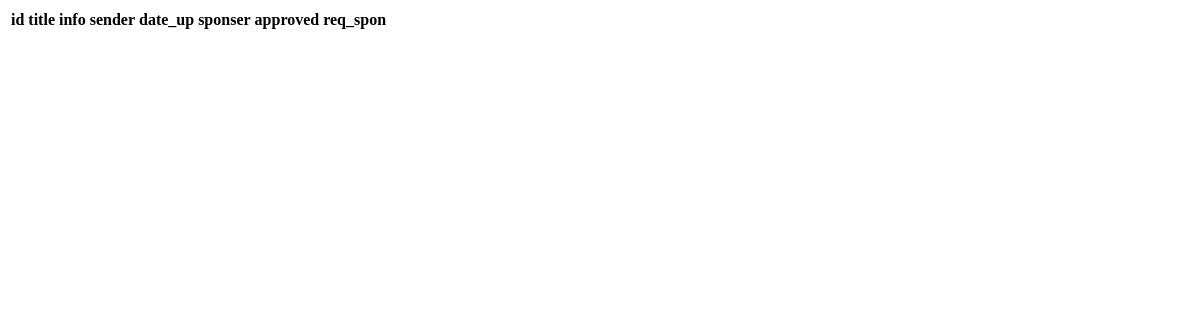
Before: /sponsor/kafalat/ with the older database file.
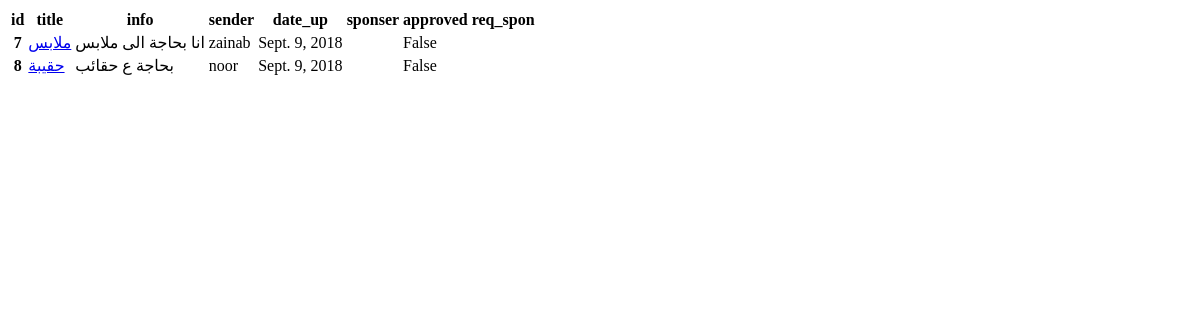
After: the same page with the newer database file.
### Students/models.py (models this page shows, shortened)
class Req_st(models.Model):
    title=models.CharField(max_length=200)
    info=models.TextField(max_length=1900)
    sender=models.CharField(max_length=200)
    date_up=models.DateField(auto_now_add=True)
    sponser=models.CharField(max_length=200,blank=True)
    approved=models.BooleanField(default=False)
    req_spon=models.CharField(max_length=250,blank=True)
    disable=models.BooleanField(default=False)

### Sponsors/views.py (the view)
@requires_csrf_token
def displayKafalat(request):
    k = Req_st.objects.filter(sponser='',req_spon='')
    return render(request, 'kafalat.html',{'k':k})

### Sponsors/templates/kafalat.html
<!DOCTYPE html>
<html>
<head>
</head>
<body>
        <table class="table">
            <thead>
                <tr>
                   <th scope="col" class="table-success">id</th>
                    <th scope="col" class="table-success">title</th>
                    <th scope="col" class="table-success">info</th>
                    <th scope="col" class="table-success">sender</th>
                    <th scope="col" class="table-success">date_up</th>
                    <th scope="col" class="table-success">sponser</th>
                    <th scope="col" class="table-success">approved</th>
                    <th scope="col" class="table-success">req_spon</th>
                </tr>
            </thead>
            <tbody>
                {% for i in k %}
                <tr>
                    <th scope="row">{{ i.id }}</th>
                    <td><a href="{{i.id}}">{{ i.title }}</a> </td>
                    <td>{{ i.info }}</td>
                    <td>{{ i.sender }}</td>
                    <td>{{ i.date_up }}</td>
                    <td>{{ i.sponser }}</td>
                    <td>{{ i.approved }}</td>
                    <td>{{ i.req_spon }}</td>
                </tr>
                {% endfor %}
            </tbody>
        </table>
</body>
</html>

Changed rows visible on the page:
added Req_st: id "7", title "ملابس", info "انا بحاجة الى ملابس", sender "zainab", date_up "Sept. 9, 2018", approved "False"
added Req_st: id "8", title "حقيبة", info "بحاجة ع حقائب", sender "noor", date_up "Sept. 9, 2018", approved "False"
